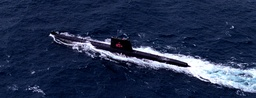
#> input picture submarine.jpg, 256 x 98 px, shrunk from 1199 x 460 before the run, found by its file name; its folder holds only this picture in this run
$ python exp_concealment_baselines.py
#> lines starting #> are read from the running program, lines starting #| are printed output that depends on the picture; after the words box and inside, x2 and y2 are one past the last pixel; in counts of white or black regions, pixels touching at a corner belong together
### src/config.py
import os

GLOBAL_SEED = 42
BLOCK_SIZE = 16  # 16x16 pixels
CHANNELS = 3     # RGB

# Framing dimensions
HEADER_INDEX_LEN = 4   # 4 bytes for uint32 block index
NONCE_LEN = 12          # 12 bytes for 96-bit AES-GCM IV
TAG_LEN = 16            # 16 bytes for 128-bit GHASH tag
AAD_LEN = 20            # index(4) + H(4) + W(4) + total_blocks(4) + epoch(4)

# Session Header Layout: 134 bytes total
# magic(4) || ver(1) || flags(1) || epoch(4) || H(4) || W(4) || N(4) ||
# S_hkdf(16) || S_pbkdf2(16) || eph_pub(32) || fingerprint(16) || HMAC(32)
SESSION_HEADER_LEN = 134
SESSION_HEADER_MAGIC = b"SIT1"
SESSION_HEADER_VERSION = 1

# Cryptographic and policy parameters
PBKDF2_ITERATIONS = 600_000
MIN_PASSPHRASE_LENGTH = 16
DEFAULT_TAU = 0.25

# Deterministic nonce mode flag (optional alternative, default False)
USE_DETERMINISTIC_NONCE = False

# Paths
BASE_DIR = os.path.dirname(os.path.dirname(os.path.abspath(__file__)))
SRC_DIR = os.path.join(BASE_DIR, 'src')
INPUT_DIR = os.path.join(BASE_DIR, 'input')
ENCRYPTED_DIR = os.path.join(BASE_DIR, 'encrypted')
OUTPUT_DIR = os.path.join(BASE_DIR, 'output')
RECEIVED_DIR = os.path.join(BASE_DIR, 'received')
RESULTS_DIR = os.path.join(BASE_DIR, 'results')
TABLES_DIR = os.path.join(BASE_DIR, 'tables')
FIGURES_DIR = os.path.join(BASE_DIR, 'figures')
MODELS_DIR = os.path.join(BASE_DIR, 'models')
KEYS_DIR = os.path.join(BASE_DIR, 'keys')
STATE_DIR = os.path.join(BASE_DIR, 'state')
DATA_DIR = os.path.join(BASE_DIR, 'data')

PACKAGE_PATH = os.path.join(ENCRYPTED_DIR, 'encrypted_package.pkl')

for p in [INPUT_DIR, ENCRYPTED_DIR, OUTPUT_DIR, RECEIVED_DIR, RESULTS_DIR, TABLES_DIR, FIGURES_DIR, MODELS_DIR, KEYS_DIR, STATE_DIR, DATA_DIR]:
    os.makedirs(p, exist_ok=True)

### src/image_processor.py
import numpy as np
from PIL import Image
from src.config import BLOCK_SIZE

def load_image(file_or_path) -> np.ndarray:
    """Loads an image and returns it as a uint8 NumPy array (RGB)."""
    img = Image.open(file_or_path)
    if img.mode != 'RGB':
        img = img.convert('RGB')
    return np.array(img, dtype=np.uint8)

def pad_image(img_arr: np.ndarray, block_size: int = BLOCK_SIZE) -> tuple[np.ndarray, tuple]:
    """Zero-pads image array so dimensions are multiples of block_size.
    Returns (padded_array, original_shape).
    """
    orig_shape = img_arr.shape
    h, w = orig_shape[0], orig_shape[1]

    pad_h = (-h) % block_size
    pad_w = (-w) % block_size

    if img_arr.ndim == 3:
        padded = np.pad(img_arr, ((0, pad_h), (0, pad_w), (0, 0)), mode='constant', constant_values=0)
    else:
        padded = np.pad(img_arr, ((0, pad_h), (0, pad_w)), mode='constant', constant_values=0)

    return padded, orig_shape

def unpad_image(padded_arr: np.ndarray, orig_shape: tuple) -> np.ndarray:
    """Crops zero-padding to restore the original image shape."""
    h, w = orig_shape[0], orig_shape[1]
    if padded_arr.ndim == 3:
        return padded_arr[:h, :w, :]
    return padded_arr[:h, :w]

def split_into_blocks(padded_arr: np.ndarray, block_size: int = BLOCK_SIZE) -> list[np.ndarray]:
    """Splits a padded image into non-overlapping block_size x block_size patches."""
    h, w = padded_arr.shape[0], padded_arr.shape[1]
    blocks = []
    for y in range(0, h, block_size):
        for x in range(0, w, block_size):
            if padded_arr.ndim == 3:
                blocks.append(padded_arr[y:y+block_size, x:x+block_size, :].copy())
            else:
                blocks.append(padded_arr[y:y+block_size, x:x+block_size].copy())
    return blocks

def merge_blocks(blocks: list[np.ndarray], padded_shape: tuple, block_size: int = BLOCK_SIZE) -> np.ndarray:
    """Reassembles a list of blocks into a full padded image array."""
    out = np.zeros(padded_shape, dtype=np.uint8)
    h, w = padded_shape[0], padded_shape[1]
    idx = 0
    for y in range(0, h, block_size):
        for x in range(0, w, block_size):
            if idx < len(blocks):
                if out.ndim == 3:
                    out[y:y+block_size, x:x+block_size, :] = blocks[idx]
                else:
                    out[y:y+block_size, x:x+block_size] = blocks[idx]
            idx += 1
    return out

### src/image_crypto_metrics.py
import numpy as np

# [96 lines left out: functions calculate_entropy, calculate_npcr, calculate_uaci, calculate_correlation, not called in this run]

def calculate_psnr(orig: np.ndarray, recon: np.ndarray) -> float:
    """Peak Signal-to-Noise Ratio (PSNR) in dB."""
    orig_f = orig.astype(np.float64)
    recon_f = recon.astype(np.float64)
    mse = np.mean((orig_f - recon_f) ** 2)
    if mse == 0:
        return float("inf")
    return float(10.0 * np.log10((255.0 ** 2) / mse))

def calculate_ssim(img1: np.ndarray, img2: np.ndarray) -> float:
    """Mean Structural Similarity Index (SSIM) across channels."""
    img1_f = img1.astype(np.float64)
    img2_f = img2.astype(np.float64)

    c1 = (0.01 * 255.0) ** 2
    c2 = (0.03 * 255.0) ** 2

    def _channel_ssim(c1_arr, c2_arr):
        mu1 = np.mean(c1_arr)
        mu2 = np.mean(c2_arr)
        # Use population variance and covariance for exact identity when c1_arr == c2_arr
        sigma1_sq = np.mean((c1_arr - mu1) ** 2)
        sigma2_sq = np.mean((c2_arr - mu2) ** 2)
        sigma12 = np.mean((c1_arr - mu1) * (c2_arr - mu2))

        num = (2 * mu1 * mu2 + c1) * (2 * sigma12 + c2)
        den = (mu1 ** 2 + mu2 ** 2 + c1) * (sigma1_sq + sigma2_sq + c2)
        return num / den

    if img1_f.ndim == 3:
        ssims = [_channel_ssim(img1_f[:, :, c], img2_f[:, :, c]) for c in range(img1_f.shape[2])]
        return float(np.mean(ssims))
    else:
        return float(_channel_ssim(img1_f, img2_f))

# [11 lines left out: function calculate_chi_square, not called in this run]

### src/error_concealment.py
import numpy as np

try:
    import cv2
    HAS_CV2 = True
except ImportError:
    HAS_CV2 = False

def conceal_failed_blocks(decrypted_blocks: list[np.ndarray], failed_indices: list[int],
                           grid_shape: tuple[int, int], block_shape: tuple[int, int, int],
                           tau: float = 1.0, return_mask: bool = False):
    """Applies boundary-directed spatial interpolation to reconstruct corrupted or missing blocks
    from verified orthogonal neighbors, matching Eq. (10) and Eq. (11).

    Weights:
      w_top(y)    = (bh - y) / bh
      w_bottom(y) = (y + 1) / bh
      w_left(x)   = (bw - x) / bw
      w_right(x)  = (x + 1) / bw

    Fallback: If all 4 orthogonal neighbors are unverified, uses 8-neighborhood diagonal average.

    Args:
      decrypted_blocks: List of decrypted block numpy arrays.
      failed_indices: List of integer block indices that failed verification or were missing.
      grid_shape: (n_rows, n_cols) grid dimensions.
      block_shape: (bh, bw, channels) block dimensions.
      tau: Threshold fraction of failed blocks above which concealment refuses to output.
      return_mask: If True, returns (concealed_blocks, concealed_block_mask).

    Returns:
      concealed_blocks (or tuple if return_mask=True).
    """
    n_rows, n_cols = grid_shape
    total_blocks = n_rows * n_cols
    failed_fraction = len(failed_indices) / float(total_blocks) if total_blocks > 0 else 0.0

    concealed_mask = np.zeros(grid_shape, dtype=bool)
    for idx in failed_indices:
        r = idx // n_cols
        c = idx % n_cols
        if 0 <= r < n_rows and 0 <= c < n_cols:
            concealed_mask[r, c] = True

    if failed_fraction > tau:
        raise ValueError(f"Corruption fraction ({failed_fraction:.2%}) exceeds recovery threshold tau ({tau:.2%}).")

    bh, bw, channels = block_shape
    concealed = [b.copy() for b in decrypted_blocks]
    failed_set = set(failed_indices)

    # Precompute 1D weight vectors
    y_idx = np.arange(bh, dtype=np.float64)
    x_idx = np.arange(bw, dtype=np.float64)
    w_top_vec = ((bh - y_idx) / float(bh))[:, None, None]       # (bh, 1, 1)
    w_bottom_vec = ((y_idx + 1.0) / float(bh))[:, None, None]   # (bh, 1, 1)
    w_left_vec = ((bw - x_idx) / float(bw))[None, :, None]       # (1, bw, 1)
    w_right_vec = ((x_idx + 1.0) / float(bw))[None, :, None]    # (1, bw, 1)

    for idx in sorted(failed_indices):
        r = idx // n_cols
        c = idx % n_cols

        neighbors = []

        # 1. Top neighbor
        if r > 0 and (idx - n_cols) not in failed_set:
            top_block = concealed[idx - n_cols]
            top_edge = top_block[-1, :, :]  # bottom boundary of top block
            neighbors.append(('top', top_edge))

        # 2. Bottom neighbor
        if r < n_rows - 1 and (idx + n_cols) not in failed_set:
            bottom_block = concealed[idx + n_cols]
            bottom_edge = bottom_block[0, :, :]  # top boundary of bottom block
            neighbors.append(('bottom', bottom_edge))

        # 3. Left neighbor
        if c > 0 and (idx - 1) not in failed_set:
            left_block = concealed[idx - 1]
            left_edge = left_block[:, -1, :]  # right boundary of left block
            neighbors.append(('left', left_edge))

        # 4. Right neighbor
        if c < n_cols - 1 and (idx + 1) not in failed_set:
            right_block = concealed[idx + 1]
            right_edge = right_block[:, 0, :]  # left boundary of right block
            neighbors.append(('right', right_edge))

        recon = np.zeros(block_shape, dtype=np.float64)
        weight_sum = np.zeros(block_shape, dtype=np.float64)

        if len(neighbors) == 0:
            diag_samples = []
            for dr, dc in [(-1,-1), (-1,1), (1,-1), (1,1)]:
                nr, nc = r + dr, c + dc
                n_idx = nr * n_cols + nc
                if 0 <= nr < n_rows and 0 <= nc < n_cols and n_idx not in failed_set:
                    diag_samples.append(np.mean(concealed[n_idx], axis=(0, 1)))
            if diag_samples:
                mean_val = np.mean(diag_samples, axis=0)
                recon[:] = mean_val
                concealed[idx] = np.clip(np.round(recon), 0, 255).astype(np.uint8)
            continue

        # Vectorized directional boundary weighting
        for direction, edge in neighbors:
            edge_f = edge.astype(np.float64)
            if direction == 'top':
                recon += edge_f[None, :, :] * w_top_vec
                weight_sum += w_top_vec
            elif direction == 'bottom':
                recon += edge_f[None, :, :] * w_bottom_vec
                weight_sum += w_bottom_vec
            elif direction == 'left':
                recon += edge_f[:, None, :] * w_left_vec
                weight_sum += w_left_vec
            elif direction == 'right':
                recon += edge_f[:, None, :] * w_right_vec
                weight_sum += w_right_vec

        weight_sum[weight_sum == 0] = 1.0
        concealed[idx] = np.clip(np.round(recon / weight_sum), 0, 255).astype(np.uint8)

    if return_mask:
        return concealed, concealed_mask
    return concealed

def mean_color_fill(decrypted_blocks: list[np.ndarray], failed_indices: list[int],
                    grid_shape: tuple[int, int], block_shape: tuple[int, int, int]) -> list[np.ndarray]:
    """Baseline: Replaces failed blocks with average color of valid neighbors."""
    n_rows, n_cols = grid_shape
    filled = [b.copy() for b in decrypted_blocks]
    failed_set = set(failed_indices)

    valid_blocks = [b for i, b in enumerate(decrypted_blocks) if i not in failed_set]
    global_mean = np.mean(valid_blocks, axis=(0, 1, 2)) if valid_blocks else np.zeros(block_shape[2])

    for idx in failed_indices:
        r = idx // n_cols
        c = idx % n_cols
        neighbor_means = []
        for dr, dc in [(-1, 0), (1, 0), (0, -1), (0, 1)]:
            nr, nc = r + dr, c + dc
            n_idx = nr * n_cols + nc
            if 0 <= nr < n_rows and 0 <= nc < n_cols and n_idx not in failed_set:
                neighbor_means.append(np.mean(filled[n_idx], axis=(0, 1)))
        if neighbor_means:
            m = np.mean(neighbor_means, axis=0)
        else:
            m = global_mean
        filled[idx] = np.full(block_shape, np.round(m), dtype=np.uint8)
    return filled

def inpaint_telea(image: np.ndarray, mask: np.ndarray, radius: int = 3) -> np.ndarray:
    """Baseline: Alexandru Telea Fast Marching Inpainting."""
    if HAS_CV2:
        return cv2.inpaint(image, mask.astype(np.uint8) * 255, inpaintRadius=radius, flags=cv2.INPAINT_TELEA)
    return image.copy()

def inpaint_navier_stokes(image: np.ndarray, mask: np.ndarray, radius: int = 3) -> np.ndarray:
    """Baseline: Navier-Stokes Fluid Dynamics Inpainting (Bertalmio et al.)."""
    if HAS_CV2:
        return cv2.inpaint(image, mask.astype(np.uint8) * 255, inpaintRadius=radius, flags=cv2.INPAINT_NS)
    return image.copy()

### experiments/exp_concealment_baselines.py
"""Experiment: Advanced Inpainting Baselines vs Proposed Boundary Interpolation.
Evaluates Mean-Color Fill, OpenCV Telea Fast Marching, OpenCV Navier-Stokes,
and Proposed Vectorized Boundary-Directed Spatial Interpolation across
corruption levels K in {10, 25, 50, 100, 200}.

Crucially reuses the exact same corrupted block sets (same seed, K, and trial schedule)
as exp_containment.py (30 trials/level) so that Zero-Fill and Proposed PSNR values
match Table 3 (tab:containment_metrics) exactly.
"""

import os
import sys
import json
import csv
import random
import time
import numpy as np

sys.path.insert(0, os.path.abspath(os.path.join(os.path.dirname(__file__), '..')))

from src.config import GLOBAL_SEED, BLOCK_SIZE, INPUT_DIR, RESULTS_DIR
from src.image_processor import load_image, pad_image, split_into_blocks, merge_blocks, unpad_image
from src.error_concealment import conceal_failed_blocks, mean_color_fill, inpaint_telea, inpaint_navier_stokes, HAS_CV2
from src.image_crypto_metrics import calculate_psnr, calculate_ssim

BENCHMARK_IMAGES = [
    ('submarine.jpg', 'submarine'),
    ('peppers_color_512.png', 'peppers_512'),
    ('baboon_texture_512.png', 'baboon_512')
]
CORRUPTION_LEVELS = [10, 25, 50, 100, 200]
NUM_TRIALS = 30

def load_containment_trials_map(stem: str) -> dict:
    """Loads pre-generated trial records from exp_containment.py if available."""
    trials_path = os.path.join(RESULTS_DIR, f"containment_trials_{stem}.json")
    trials_map = {}
    if os.path.exists(trials_path):
        try:
            with open(trials_path, "r", encoding="utf-8") as f:
                records = json.load(f)
            for r in records:
                k = r.get('K')
                t = r.get('trial')
                if k is not None and t is not None:
                    trials_map[(k, t)] = r.get('corrupted_indices', [])
        except Exception:
            pass
    return trials_map

def run_concealment_baselines(seed=GLOBAL_SEED):
    print("=" * 80)
    print("RUNNING ADVANCED CONCEALMENT BASELINES EXPERIMENT (TASK 10.1)")
    print(f"OpenCV inpainting available: {HAS_CV2} | Trials per level: {NUM_TRIALS}")
    print("=" * 80)

    all_results = []

    for fn, stem in BENCHMARK_IMAGES:
        fp = os.path.join(INPUT_DIR, fn)
        if not os.path.exists(fp):
            continue

        arr = load_image(fp)
        raw_h, raw_w, channels = arr.shape
        padded, orig_shape = pad_image(arr, BLOCK_SIZE)
        blocks = split_into_blocks(padded, BLOCK_SIZE)
        total_blocks = len(blocks)
        pad_h, pad_w = padded.shape[0], padded.shape[1]
        grid_rows = pad_h // BLOCK_SIZE
        grid_cols = pad_w // BLOCK_SIZE
        block_shape = (BLOCK_SIZE, BLOCK_SIZE, channels)

        trials_map = load_containment_trials_map(stem)
        print(f"\n--- Benchmark Image: {fn} ({total_blocks} blocks) | Stored trial sets: {len(trials_map)} ---")

        for K in CORRUPTION_LEVELS:
            if K > total_blocks:
                continue

            raw_psnrs = []
            mean_fill_psnrs = []
            mean_fill_ssims = []
            prop_psnrs = []
            prop_ssims = []
            telea_psnrs = []
            ns_psnrs = []

            for t in range(NUM_TRIALS):
                # 1. Use stored corrupted block indices from containment experiment if present;
                # otherwise derive using identical deterministic seed formula
                if (K, t) in trials_map and len(trials_map[(K, t)]) == K:
                    corr_indices = trials_map[(K, t)]
                else:
                    trial_seed = seed + K * 1000 + t
                    t_rng = random.Random(trial_seed)
                    corr_indices = sorted(t_rng.sample(range(total_blocks), K))
                corr_set = set(corr_indices)

                # 1. Zero-fill
                zero_blocks = [b.copy() if i not in corr_set else np.zeros(block_shape, dtype=np.uint8)
                               for i, b in enumerate(blocks)]
                recon_zero = unpad_image(merge_blocks(zero_blocks, padded.shape), orig_shape)
                psnr_zero = calculate_psnr(arr, recon_zero)
                raw_psnrs.append(psnr_zero)

                # 2. Mean-color fill baseline
                mf_blocks = mean_color_fill(zero_blocks, corr_indices, (grid_rows, grid_cols), block_shape)
                recon_mf = unpad_image(merge_blocks(mf_blocks, padded.shape), orig_shape)
                mean_fill_psnrs.append(calculate_psnr(arr, recon_mf))
                mean_fill_ssims.append(calculate_ssim(arr, recon_mf))

                # 3. Proposed boundary-directed spatial interpolation (Eq. 10/11)
                prop_blocks = conceal_failed_blocks(zero_blocks, corr_indices, (grid_rows, grid_cols), block_shape)
                recon_prop = unpad_image(merge_blocks(prop_blocks, padded.shape), orig_shape)
                prop_psnrs.append(calculate_psnr(arr, recon_prop))
                prop_ssims.append(calculate_ssim(arr, recon_prop))

                # 4. OpenCV baselines if cv2 is installed
                if HAS_CV2:
                    mask = np.zeros((pad_h, pad_w), dtype=np.uint8)
                    for idx in corr_indices:
                        r = (idx // grid_cols) * BLOCK_SIZE
                        c = (idx % grid_cols) * BLOCK_SIZE
                        mask[r:r+BLOCK_SIZE, c:c+BLOCK_SIZE] = 1

                    recon_telea = inpaint_telea(merge_blocks(zero_blocks, padded.shape), mask)
                    telea_psnrs.append(calculate_psnr(arr, unpad_image(recon_telea, orig_shape)))

                    recon_ns = inpaint_navier_stokes(merge_blocks(zero_blocks, padded.shape), mask)
                    ns_psnrs.append(calculate_psnr(arr, unpad_image(recon_ns, orig_shape)))

            entry = {
                'image': stem,
                'total_blocks': total_blocks,
                'corrupted_blocks': K,
                'corrupted_pct': round((K / float(total_blocks)) * 100.0, 2),
                'zero_fill_psnr': round(float(np.mean(raw_psnrs)), 2),
                'mean_fill_psnr': round(float(np.mean(mean_fill_psnrs)), 2),
                'mean_fill_ssim': round(float(np.mean(mean_fill_ssims)), 4),
                'proposed_psnr': round(float(np.mean(prop_psnrs)), 2),
                'proposed_ssim': round(float(np.mean(prop_ssims)), 4),
                'proposed_vs_zero_gain_db': round(float(np.mean(prop_psnrs)) - float(np.mean(raw_psnrs)), 2),
                'proposed_vs_meanfill_gain_db': round(float(np.mean(prop_psnrs)) - float(np.mean(mean_fill_psnrs)), 2),
                'telea_psnr': round(float(np.mean(telea_psnrs)), 2) if telea_psnrs else None,
                'navier_stokes_psnr': round(float(np.mean(ns_psnrs)), 2) if ns_psnrs else None
            }
            all_results.append(entry)
            print(f"  K={K:>3} ({entry['corrupted_pct']:>5.2f}%): Zero={entry['zero_fill_psnr']} dB | Proposed={entry['proposed_psnr']} dB | Telea={entry['telea_psnr']} dB | NS={entry['navier_stokes_psnr']} dB (Gain: +{entry['proposed_vs_zero_gain_db']} dB)")

    out_json = os.path.join(RESULTS_DIR, "concealment_baselines.json")
    with open(out_json, "w", encoding="utf-8") as f:
        json.dump(all_results, f, indent=2)
    print(f"\nSaved concealment baselines JSON to {out_json}")

    out_csv = os.path.join(RESULTS_DIR, "concealment_baselines.csv")
    with open(out_csv, "w", encoding="utf-8", newline="") as f:
        writer = csv.DictWriter(f, fieldnames=list(all_results[0].keys()))
        writer.writeheader()
        writer.writerows(all_results)
    print(f"Saved concealment baselines CSV to {out_csv}")
    return all_results

if __name__ == "__main__":
    run_concealment_baselines()
#> in load_image, img is the input picture: PIL image 256x98 RGB; mean R, G, B 35.5, 48.3, 78.9
#> in pad_image, `padded = np.pad(img_arr, ((0, pad_h), (0, pad_w), (0, 0)), mode='const..`:
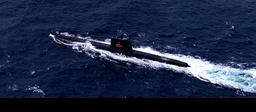
#> padded: shape (112, 256, 3); mean R, G, B 31, 42.3, 69
#> in run_concealment_baselines, `padded, orig_shape = pad_image(arr, BLOCK_SIZE)`: orig_shape = (98, 256, 3)
#> after the loop in split_into_blocks, `for y in range(0, h, block_size):`: blocks = 112 items
#> in run_concealment_baselines, `total_blocks = len(blocks)`: total_blocks = 112
#| --- Benchmark Image: submarine.jpg (112 blocks) | Stored trial sets: 0 ---
#> the loop in run_concealment_baselines, `for K in CORRUPTION_LEVELS:` made 5 passes
#> (printed output is left out)
#> pass 1, in calculate_psnr, `recon_f = recon.astype(np.float64)`:
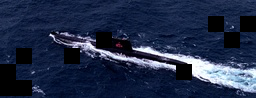
#> recon_f: shape (98, 256, 3) float64; mean of channels 0, 1, 2 32.5, 44, 71.4; drawn as R, G, B
#> pass 1, in calculate_psnr (call 2), `recon_f = recon.astype(np.float64)`:
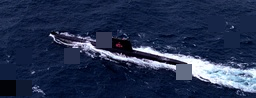
#> recon_f: shape (98, 256, 3) float64; mean of channels 0, 1, 2 35.6, 48.3, 78.4; drawn as R, G, B
#> after the loop in run_concealment_baselines, `for K in CORRUPTION_LEVELS:`:
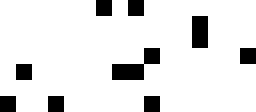
#> mask: shape (112, 256); values 0 (black) and 1 (white), 89.3% white; 9 black regions, largest, box (x1, y1, x2, y2) and area: (112, 48, 160, 80) 768, (192, 16, 208, 48) 512, (96, 0, 112, 16) 256
#> after the loop in run_concealment_baselines, `for K in CORRUPTION_LEVELS:`:
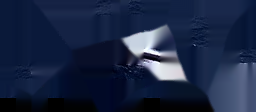
#> recon_ns: shape (112, 256, 3); mean R, G, B 26.4, 38.4, 66.6
#> after the loop in run_concealment_baselines, `for K in CORRUPTION_LEVELS:`:
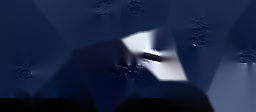
#> recon_telea: shape (112, 256, 3); mean R, G, B 28.5, 40.2, 67.9
